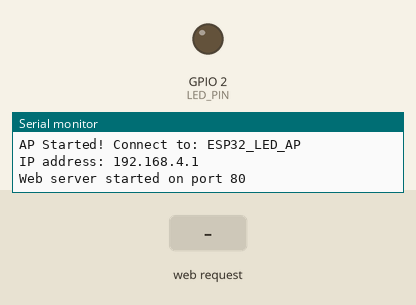
A sketch run on a simulated ESP32. Shown: output pins drawn as LEDs (lit = HIGH), the last lines printed to the serial monitor. Inputs (shaded band) come from the test bench.

Above: at 1.2 s.
1.3 s: HTTP request GET /led/on received
At 2.5 s:
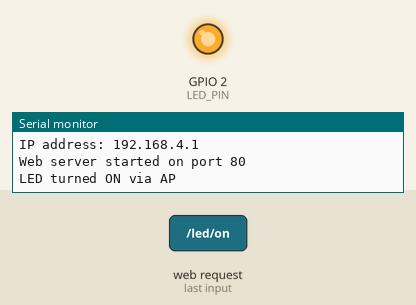
2.8 s: HTTP request GET /led/off received
At 3.6 s:
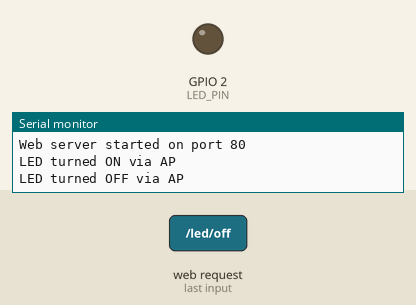
Timing chart, 0 to 5.8 s (numbered marks = the images above; inputs shaded):
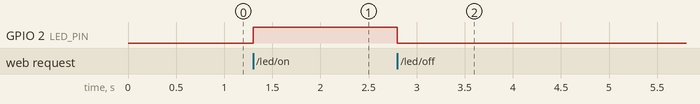

The sketch:

simple_AP_server_with_captive_portal.ino
```cpp
#include <WiFi.h>
#include <WebServer.h>
#include <DNSServer.h>

#define LED_PIN 2  // Built-in LED

// AP credentials
const char* ap_ssid = "ESP32_LED_AP";
const char* ap_password = "12345678";

// Web server on port 80
WebServer server(80);

// DNS server for captive portal
DNSServer dnsServer;
const byte DNS_PORT = 53;

// HTML page with LED control buttons
const char* htmlPage = R"rawliteral(
<!DOCTYPE html>
<html>
<head>
  <title>ESP32 LED Control</title>
  <meta name='viewport' content='width=device-width, initial-scale=1'>
  <style>
    body { font-family: Arial; text-align: center; background: #101010; color: #fff; }
    h1 { margin-top: 30px; }
    button { padding: 15px 25px; font-size: 20px; margin: 10px; border: none; border-radius: 10px; cursor: pointer; }
    .on { background: #4CAF50; }
    .off { background: #E53935; }
  </style>
</head>
<body>
  <h1>ESP32 LED Control</h1>
  <p>LED Status: <span id="status">UNKNOWN</span></p>
  <button class="on" onclick="fetch('/led/on')">Turn ON</button>
  <button class="off" onclick="fetch('/led/off')">Turn OFF</button>

  <script>
    async function updateStatus() {
      const res = await fetch('/led/status');
      document.getElementById('status').innerText = res.ok ? await res.text() : 'ERROR';
    }
    setInterval(updateStatus, 1000);
    updateStatus();
  </script>
</body>
</html>
)rawliteral";

// LED state
bool ledState = false;

// Web server handlers
void handleRoot() {
  server.send(200, "text/html", htmlPage);
}

void handleLedOn() {
  ledState = true;
  digitalWrite(LED_PIN, HIGH);
  server.send(200, "text/plain", "ON");
  Serial.println("LED turned ON via AP");
}

void handleLedOff() {
  ledState = false;
  digitalWrite(LED_PIN, LOW);
  server.send(200, "text/plain", "OFF");
  Serial.println("LED turned OFF via AP");
}

void handleLedStatus() {
  server.send(200, "text/plain", ledState ? "ON" : "OFF");
}

void setup() {
  Serial.begin(115200);
  pinMode(LED_PIN, OUTPUT);
  digitalWrite(LED_PIN, LOW);

  // Start Wi-Fi AP
  WiFi.softAP(ap_ssid, ap_password);
  IPAddress apIP = WiFi.softAPIP();
  Serial.print("AP Started! Connect to: ");
  Serial.println(ap_ssid);
  Serial.print("IP address: ");
  Serial.println(apIP);

  // Start DNS server for captive portal
  dnsServer.start(DNS_PORT, "*", apIP);

  // Setup web server routes
  server.on("/", handleRoot);
  server.on("/led/on", handleLedOn);
  server.on("/led/off", handleLedOff);
  server.on("/led/status", handleLedStatus);

  server.begin();
  Serial.println("Web server started on port 80");
}

void loop() {
  // Handle web server clients
  server.handleClient();

  // Handle DNS server (redirect all requests to AP IP)
  dnsServer.processNextRequest();
}
```

Measured:
- after the input at 1.3 s, GPIO 2 (LED_PIN): LOW → HIGH at once
- after the input at 2.8 s, GPIO 2 (LED_PIN): HIGH → LOW at once
